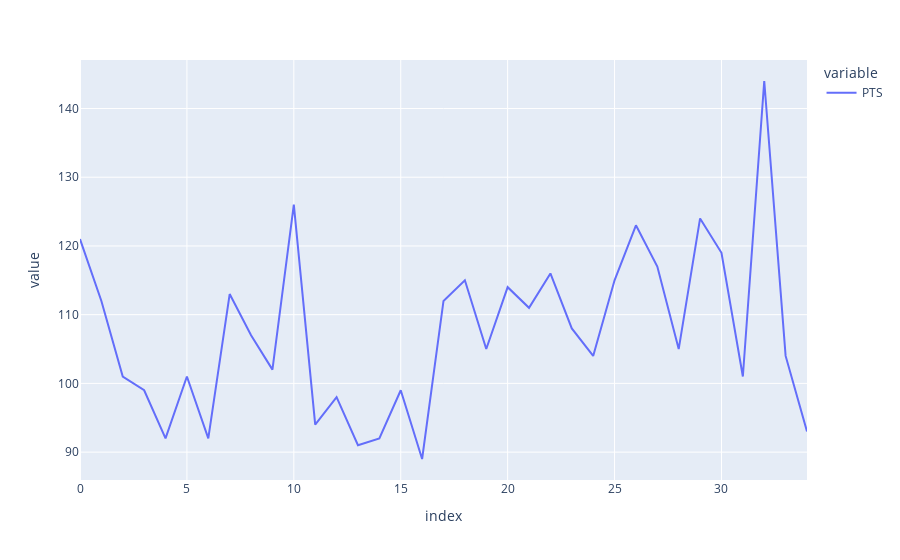

The cell this chart's notebook holds for it:
### Markdown cell above
<h4>After that, its gona be useful to look at the opponent scoring data<h4>

### Code cell
df_opponent = get_team_log("Cleveland Cavaliers")
opponent_prepared = prepare_data(df_opponent)
make_plot_from_season_pts(opponent_prepared)

### Figure 1 — Plotly figure (JSON) as saved in the notebook; plotly's stock layout.template omitted (floating-point values rounded to 4 significant figures)
{"data": [{"hovertemplate": "variable=PTS<br>index=%{x}<br>value=%{y}<extra></extra>", "legendgroup": "PTS", "line": {"color": "#636efa", "dash": "solid"}, "marker": {"symbol": "circle"}, "mode": "lines", "name": "PTS", "orientation": "v", "showlegend": true, "type": "scatter", "x": [0, 1, 2, 3, 4, 5, 6, 7, 8, 9, 10, 11, 12, 13, 14, 15, 16, 17, 18, 19, 20, 21, 22, 23, 24, 25, 26, 27, 28, 29, 30, 31, 32, 33, 34], "xaxis": "x", "y": [121, 112, 101, 99, 92, 101, 92, 113, 107, 102, 126, 94, 98, 91, 92, 99, 89, 112, 115, 105, 114, 111, 116, 108, 104, 115, 123, 117, 105, 124, 119, 101, 144, 104, 93], "yaxis": "y"}], "layout": {"legend": {"title": {"text": "variable"}, "tracegroupgap": 0}, "margin": {"t": 60}, "xaxis": {"anchor": "y", "domain": [0, 1], "title": {"text": "index"}}, "yaxis": {"anchor": "x", "domain": [0, 1], "title": {"text": "value"}}}}
